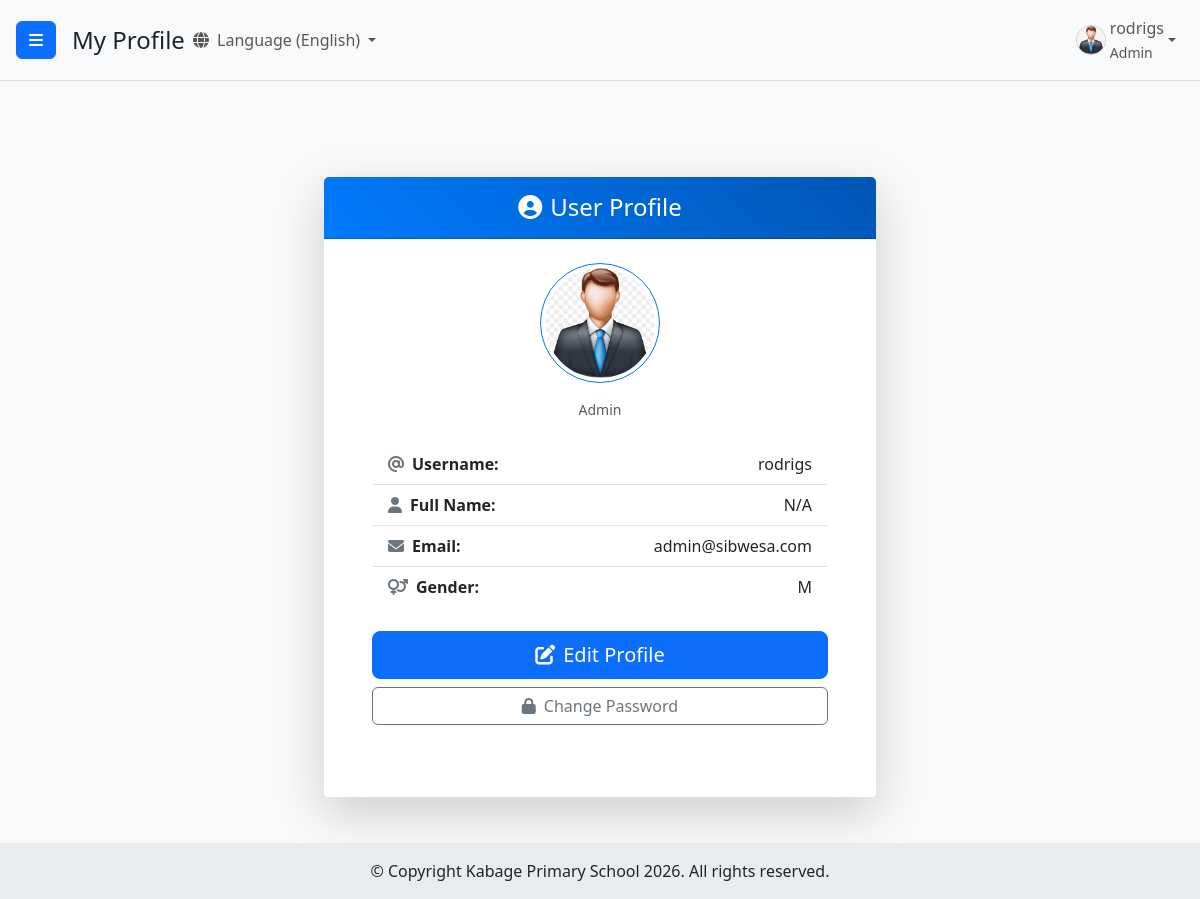
The app's page /users/profile/ (signed in) with its own data.
### users/models.py (models this page shows, shortened)
class CustomUser(AbstractUser):
    ROLE_CHOICES = (
        ('admin', 'Admin'),
        ('headteacher', 'Head Teacher'),
        ('class_teacher', 'Class Teacher'),
        ('academic_teacher', 'Academic Teacher'),
        ('statistic_teacher', 'Statistic Teacher'),
        ('subject_teacher', 'Subject Teacher'),
    )
    GENDER_CHOICES = (
        ('M', 'Male'),
        ('F', 'Female'),
        ('O', 'Other'), # Optional: for inclusivity
    )
    role = models.CharField(max_length=20, choices=ROLE_CHOICES, default='academic_teacher')
    is_approved = models.BooleanField(default=False)
    phone_regex = RegexValidator(regex=r'^\+?1?\d{9,15}$',
                                 message="Phone number must be entered in the format: '+999999999'. Up to 15 digits allowed.")
    phone_number = models.CharField(validators=[phone_regex],
                                    max_length=17,
                                    blank=True,
                                    null=True,
                                    unique=True
                                    )
    gender = models.CharField(max_length=1, choices=GENDER_CHOICES, blank=True, null=True)
    address = models.CharField(max_length=255, blank=True, null=True) # <-- ADD THIS FIELD if it's not there
    security_question_1 = models.CharField(max_length=255, blank=True, null=True)
    security_answer_1 = models.CharField(max_length=255, blank=True, null=True)
    security_question_2 = models.CharField(max_length=255, blank=True, null=True)
    security_answer_2 = models.CharField(max_length=255, blank=True, null=True)
    security_question_3 = models.CharField(max_length=255, blank=True, null=True)
    security_answer_3 = models.CharField(max_length=255, blank=True, null=True)
    security_questions_set = models.BooleanField(default=False)
    groups = models.ManyToManyField(
        Group,
        verbose_name=('groups'),
        blank=True,
        help_text=(
            'The groups this user belongs to. A user will get all permissions '
            'granted to each of their groups.'
        ),
        related_name="customuser_set",
        related_query_name="customuser",
    )
    user_permissions = models.ManyToManyField(
        Permission,
        verbose_name=('user permissions'),
        blank=True,
        help_text=('Specific permissions for this user.'),
        related_name="customuser_set",
        related_query_name="customuser",
    )

### users/views.py (the view)
# urls.py: path('profile/', views.profile_view, name='profile'),
@login_required
def profile_view(request):
    context = {
        'user': request.user,
    }
    return render(request, 'users/profile.html', context)

### users/templates/users/profile.html (shortened to what this page needs)
{% extends 'base.html' %}
{% load static %}
{% load i18n %}
{% block page_heading %}My Profile{% endblock %}
{% block content %}
<div class="container-fluid py-4">
    <div class="row justify-content-center">
        <div class="col-md-8 col-lg-6">
            <div class="card shadow-lg border-0 rounded-lg mt-5">
                <div class="card-header bg-gradient-primary text-white text-center py-3">
                    <h4 class="mb-0">
                        <i class="fas fa-user-circle me-2"></i>User Profile
                    </h4>
                </div>
                <div class="card-body px-5 py-4">
                    <div class="text-center mb-4">
                        {% if user.gender == 'M' %}
                            <img src="{% static 'users/img/male_icon.png' %}" alt="Male User Icon" class="rounded-circle border border-primary p-1" style="width: 120px; height: 120px; object-fit: cover;">
                        {% elif user.gender == 'F' %}
                            <img src="{% static 'users/img/female_icon.png' %}" alt="Female User Icon" class="rounded-circle border border-primary p-1" style="width: 120px; height: 120px; object-fit: cover;">
                        {% else %}
                            <i class="fas fa-user-circle text-primary" style="font-size: 8rem;"></i>
                        {% endif %}
                        {% if user.role %}
                            <p class="text-muted small">{{ user.get_role_display }}</p>
                        {% endif %}
                    </div>
                    <ul class="list-group list-group-flush mb-4">
                        <li class="list-group-item d-flex justify-content-between align-items-center">
                            <div><i class="fas fa-at me-2 text-secondary"></i><strong>Username:</strong></div>
                            <span>{{ user.username }}</span>
                        </li>
                        <li class="list-group-item d-flex justify-content-between align-items-center">
                            <div><i class="fas fa-user me-2 text-secondary"></i><strong>Full Name:</strong></div>
                            <span>{{ user.first_name|default:"N/A" }} {{ user.last_name|default:"" }}</span>
                        </li>
                        <li class="list-group-item d-flex justify-content-between align-items-center">
                            <div><i class="fas fa-envelope me-2 text-secondary"></i><strong>Email:</strong></div>
                            <span>{{ user.email|default:"N/A" }}</span>
                        </li>
                        {% if user.gender %}
                            <li class="list-group-item d-flex justify-content-between align-items-center">
                                <div><i class="fas fa-venus-mars me-2 text-secondary"></i><strong>Gender:</strong></div>
                                <span>{{ user.gender }}</span>
                            </li>
                        {% endif %}
                    </ul>
                    <div class="d-grid gap-2">
                        <a href="{% url 'profile_edit' %}" class="btn btn-primary btn-lg">
                            <i class="fas fa-edit me-2"></i>Edit Profile
                        </a>
                        <a href="{% url 'password_change' %}" class="btn btn-outline-secondary">
                            <i class="fas fa-lock me-2"></i>Change Password
                        </a>
                    </div>
                </div>
            </div>
        </div>
    </div>
</div>
{% endblock %}

### templates/base.html (shortened to what this page needs)
{% load static %}
{% load i18n %}
<!DOCTYPE html>
<html lang="en">
<head>
    <link href="https://cdn.jsdelivr.net/npm/bootstrap@5.3.3/dist/css/bootstrap.min.css" rel="stylesheet">
    <link rel="stylesheet" href="https://cdn.jsdelivr.net/npm/bootstrap-icons@1.10.5/font/bootstrap-icons.css">
    <link rel="stylesheet" href="https://cdnjs.cloudflare.com/ajax/libs/font-awesome/6.5.2/css/all.min.css" />
    {% block dashboard_css %}
        <link rel="stylesheet" href="{% static 'users/css/dashboard.css' %}">
    {% endblock %}
</head>
<body class="d-flex flex-column min-vh-100">
    {% block body_content %}
        <div class="d-flex flex-grow-1" id="wrapper">
            <div id="page-content-wrapper" class="flex-grow-1 d-flex flex-column">
                <nav class="navbar navbar-expand-lg navbar-light bg-light border-bottom">
                    <button class="btn btn-primary" id="menu-toggle">
                        <i class="fas fa-bars"></i>
                    </button>
                    <h4 class="ms-3 my-0">{% block page_heading %}Welcome!{% endblock %}</h4>
                    {% get_current_language as LANGUAGE_CODE %}
                <div class="collapse navbar-collapse" id="navbarSupportedContent">
                    <ul class="navbar-nav me-auto mt-2 mt-lg-0">
                        <li class="nav-item dropdown">
                            <a class="nav-link dropdown-toggle" href="#" id="navbarDropdownLanguage" role="button" data-bs-toggle="dropdown" aria-expanded="false">
                                <i class="fas fa-globe me-1"></i>
                                {% if LANGUAGE_CODE == 'en' %}{% translate "Language" %} (English){% else %}{% translate "Language" %} (Kiswahili){% endif %}
                            </a>
                                {% get_language_info for 'en' as lang_en %}
                                {% get_language_info for 'sw' as lang_sw %}
                        </li>
                    </ul>
                    <ul class="navbar-nav mt-2 mt-lg-0">
                        {% if user.is_authenticated %}
                            <li class="nav-item dropdown">
                                <a class="nav-link dropdown-toggle d-flex align-items-center" href="#" id="navbarDropdownDashboard" role="button" data-bs-toggle="dropdown" data-bs-display="static" aria-expanded="false">
                                    {% if user.gender == 'M' %}
                                        <img src="{% static 'users/img/male_icon.png' %}" alt="Male User Icon" class="rounded-circle me-1" style="width: 30px; height: 30px; object-fit: cover;">
                                    {% elif user.gender == 'F' %}
                                        <img src="{% static 'users/img/female_icon.png' %}" alt="Female User Icon" class="rounded-circle me-1" style="width: 30px; height: 30px; object-fit: cover;">
                                    {% else %}
                                        <i class="fas fa-user me-1"></i>
                                    {% endif %}
                                    <span>
                                        {% if user.first_name and user.last_name %}
                                            {{ user.first_name }} {{ user.last_name }}
                                        {% else %}
                                            {{ user.username }}
                                        {% endif %}
                                        {% if user.role %}
                                            <br><small>{{ user.get_role_display }}</small>
                                        {% endif %}
                                    </span>
                                </a>
                            </li>
                        {% else %}
                            <li class="nav-item">
                                <a class="nav-link" href="{% url 'login' %}">{% translate "Login" %}</a>
                            </li>
                        {% endif %}
                    </ul>
                </div>
                </nav>
                <div id="main-content-area" class="flex-grow-1 overflow-auto">
                    {% block content %}{% endblock %}
                </div>
            </div>
        </div>
    {% endblock body_content %}
    <footer id="main-site-footer" class="text-dark text-center py-3">
        <div class="container-fluid">
            <p class="mb-0">&copy; Copyright Kabage Primary School {% now "Y" %}. All rights reserved.</p>
        </div>
    </footer>
</body>
</html>

### users/static/users/css/dashboard.css (style rules this page uses)
html, body { height: 100%; margin: 0; padding: 0; font-family: 'Segoe UI', Tahoma, Geneva, Verdana, sans-serif; overflow-x: hidden; }
body { display: flex; flex-direction: column; min-height: 100vh; }
#wrapper { display: flex; flex-grow: 1; width: 100%; overflow: hidden; }
#page-content-wrapper { display: flex; flex-direction: column; flex-grow: 1; overflow-x: hidden; width: 100%; transition: margin .25s ease-out; }
#main-content-area { flex-grow: 1; padding: 1.5rem; background-color: #f9faf8; padding-bottom: 70px; }
@media (min-width: 768px) { #page-content-wrapper { width: calc(100% - 250px); } }
#page-content-wrapper .navbar { padding: 0.5rem 1rem; }
.navbar-nav .nav-item .nav-link img { border: 1px solid #ccc; }
#main-site-footer { background-color: #e9ecef; color: #343a40; text-align: center; padding: 1rem 0; width: 100%; flex-shrink: 0; z-index: 10; }
.card { border: 1px solid rgba(0,0,0,.125); border-radius: 0.25rem; background-color: #fff; box-shadow: 0 0.125rem 0.25rem rgba(0,0,0,.075); height: 100%; display: flex; flex-direction: column; }
#wrapper { display: flex; }
#page-content-wrapper { min-width: 0; width: 100%; display: flex; flex-direction: column; }

### users/templates/users/profile.html (style rules this page uses)
.bg-gradient-primary { background: linear-gradient(45deg, #007bff, #0056b3); }

### records on screen
CustomUser: username "rodrigs", role "Admin", first_name "N/A", email "admin@sibwesa.com", gender "M"
